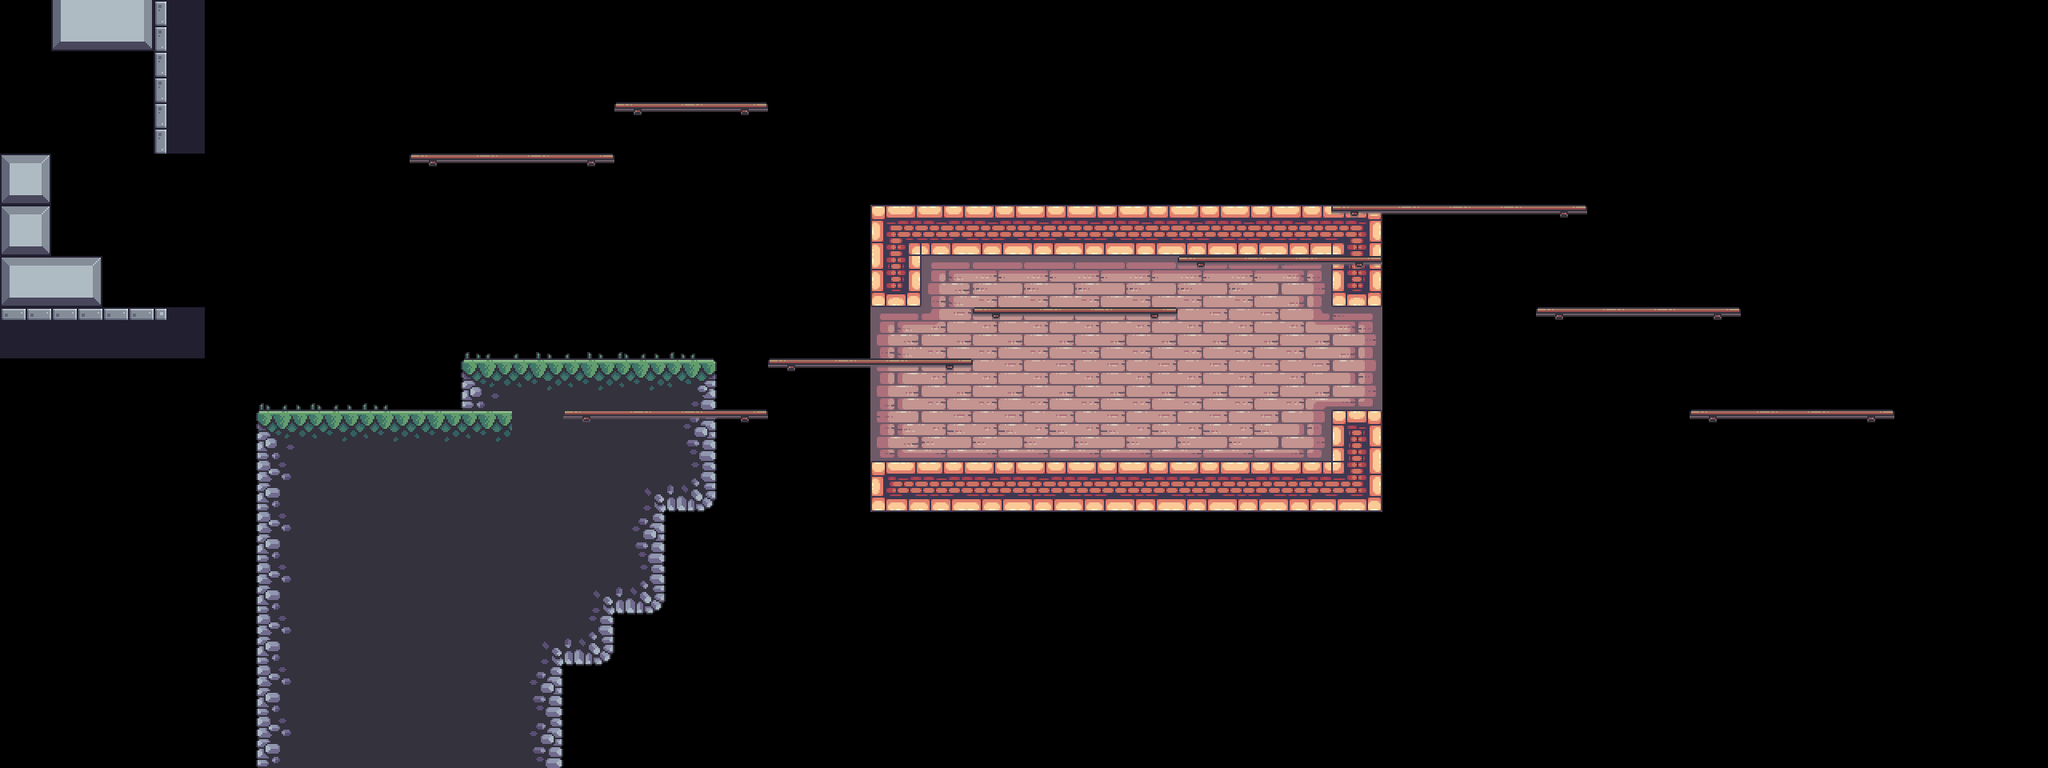

Rendered tile map (Tiled .tmx) drawn with the repository's tilesets; below, a short description and the map source with its tile grids summarised:
An orthogonal 40x15 tile map with 64x64 px tiles, 4 tile layers (BG, Terrain, Platforms, FG), 8 tilesets and 50 objects (9x static, 4x skull, 3x palm_small, 3x saw, 2x candle, ...).

<map version="1.10" tiledversion="1.10.1" orientation="orthogonal" renderorder="right-down" width="40" height="15" tilewidth="64" tileheight="64" infinite="0" nextlayerid="14" nextobjectid="81">
 <tileset firstgid="1" source="../tilesets/outside.tsx" />
 <tileset firstgid="49" source="../tilesets/items.tsx" />
 <tileset firstgid="54" source="../tilesets/inside.tsx" />
 <tileset firstgid="150" source="../tilesets/extra.tsx" />
 <tileset firstgid="216" source="../tilesets/objects.tsx" />
 <tileset firstgid="244" source="../tilesets/platforms.tsx" />
 <tileset firstgid="252" source="../tilesets/enemies.tsx" />
 <tileset firstgid="253" source="../tilesets/grass.tsx" />
 <layer id="9" name="BG" width="40" height="15">
  <data>[600 cells, 37 non-empty, 11 distinct tile ids]</data>
 </layer>
 <objectgroup id="12" name="BG details" class="window">
  <object id="49" name="candle" gid="231" x="1152.5" y="503" width="64" height="64" />
  <object id="50" name="candle" gid="231" x="1411" y="504.5" width="64" height="64" />
  <object id="51" name="window" gid="232" x="1560.5" y="424.5" width="64" height="64" />
  <object id="52" name="window" gid="232" x="1208.5" y="438.5" width="64" height="64" />
  <object id="53" name="big_chain" gid="233" x="1344" y="438" width="64" height="116" />
  <object id="54" name="small_chain" gid="234" x="1434.67" y="382.333" width="64" height="62" />
  <object id="55" name="static" gid="235" x="1381" y="574" width="14" height="34" />
  <object id="56" name="static" gid="236" x="1582.67" y="575" width="30" height="14" />
  <object id="57" name="static" gid="237" x="1309.67" y="575" width="14" height="28" />
  <object id="58" name="static" gid="238" x="1246.67" y="574.667" width="24" height="14" />
  <object id="59" name="static" gid="239" x="1452.67" y="573.333" width="42" height="44" />
  <object id="60" name="static" gid="240" x="1591" y="572.333" width="42" height="44" />
  <object id="61" name="static" gid="241" x="1498" y="502" width="52" height="178" />
  <object id="62" name="static" gid="242" x="1268.67" y="501.333" width="52" height="178" />
  <object id="63" name="static" gid="243" x="1094" y="575" width="82" height="98" />
 </objectgroup>
 <layer id="1" name="Terrain" width="40" height="15">
  <data>[600 cells, 94 non-empty, 23 distinct tile ids]</data>
 </layer>
 <layer id="5" name="Platforms" width="40" height="15">
  <data>[600 cells, 36 non-empty, 3 distinct tile ids]</data>
 </layer>
 <layer id="10" name="FG" width="40" height="15">
  <data>[600 cells, 8 non-empty, 3 distinct tile ids]</data>
 </layer>
 <objectgroup id="4" name="Objects">
  <object id="4" name="flag" gid="219" x="2240" y="384" width="68" height="186" />
  <object id="6" name="crate" gid="218" x="494.5" y="513.25" width="50" height="36" />
  <object id="7" name="crate" gid="218" x="525.5" y="477.25" width="50" height="36" />
  <object id="9" name="barrel" gid="216" x="530.5" y="513" width="46" height="50" />
  <object id="11" name="palm_large" gid="220" x="306.333" y="546" width="78" height="136" />
  <object id="12" name="palm_small" gid="222" x="1095.33" y="277.33" width="80" height="103" />
  <object id="13" name="palm_small" gid="222" x="1245.33" y="261.33" width="80" height="103" />
  <object id="14" name="palm_small" gid="222" x="1202" y="287.33" width="80" height="103" />
  <object id="15" name="player" gid="223" x="645.62" y="389.485" width="74" height="56" />
  <object id="27" name="palm_bg" gid="217" x="768" y="448" width="128" height="128" />
  <object id="43" name="palm_bg_left" gid="228" x="245" y="562" width="104" height="106" />
  <object id="44" name="palm_bg_right" gid="229" x="866" y="496" width="104" height="106" />
  <object id="65" name="saw" x="64" y="576" width="64" height="64">
   <properties>
    <property name="speed" type="int" value="0" />
   </properties>
  </object>
  <object id="69" name="floor_spike" gid="226" x="64" y="320" width="64" height="64">
   <properties>
    <property name="inverted" type="bool" value="false" />
   </properties>
  </object>
  <object id="71" name="floor_spike" gid="1073742050" x="64" y="128" width="64" height="64">
   <properties>
    <property name="inverted" type="bool" value="true" />
   </properties>
  </object>
 </objectgroup>
 <objectgroup id="13" name="Moving Objects">
  <object id="66" name="boat" x="1790.67" y="619.333" width="768" height="38">
   <properties>
    <property name="flip" type="bool" value="true" />
    <property name="platform" type="bool" value="true" />
    <property name="speed" type="int" value="60" />
   </properties>
  </object>
  <object id="67" name="saw" x="0" y="512" width="300" height="10">
   <properties>
    <property name="flip" type="bool" value="false" />
    <property name="platform" type="bool" value="false" />
    <property name="speed" type="int" value="60" />
   </properties>
  </object>
  <object id="68" name="saw" x="182" y="536" width="10" height="320">
   <properties>
    <property name="flip" type="bool" value="false" />
    <property name="platform" type="bool" value="false" />
    <property name="speed" type="int" value="100" />
   </properties>
  </object>
  <object id="73" name="spike" gid="227" x="384" y="256" width="54" height="54">
   <properties>
    <property name="end_angle" type="int" value="180" />
    <property name="platform" type="bool" value="false" />
    <property name="radius" type="int" value="100" />
    <property name="speed" type="int" value="50" />
    <property name="start_angle" type="int" value="0" />
   </properties>
  </object>
  <object id="74" name="helicopter" x="341" y="114" width="10" height="320">
   <properties>
    <property name="flip" type="bool" value="false" />
    <property name="platform" type="bool" value="true" />
    <property name="speed" type="int" value="100" />
   </properties>
  </object>
  <object id="75" name="helicopter" x="657" y="177" width="300" height="10">
   <properties>
    <property name="flip" type="bool" value="false" />
    <property name="platform" type="bool" value="true" />
    <property name="speed" type="int" value="60" />
   </properties>
  </object>
 </objectgroup>
 <objectgroup id="7" name="Items">
  <object id="22" name="diamond" gid="49" x="512" y="384" width="64" height="64" />
  <object id="23" name="gold" gid="50" x="1088" y="448" width="64" height="64" />
  <object id="24" name="potion" gid="51" x="512" y="320" width="64" height="64" />
  <object id="25" name="silver" gid="52" x="704" y="256" width="64" height="64" />
  <object id="26" name="skull" gid="53" x="576" y="256" width="64" height="64" />
  <object id="78" name="skull" gid="53" x="576" y="64" width="64" height="64" />
  <object id="79" name="skull" gid="53" x="832" y="128" width="64" height="64" />
  <object id="80" name="skull" gid="53" x="704" y="64" width="64" height="64" />
 </objectgroup>
 <objectgroup id="6" name="Enemies">
  <object id="36" name="shell" gid="224" x="192" y="384" width="76" height="46">
   <properties>
    <property name="reverse" type="bool" value="true" />
   </properties>
  </object>
  <object id="38" name="tooth" gid="225" x="1344" y="576" width="48" height="46" />
  <object id="39" name="shell" gid="224" x="576" y="448" width="76" height="46">
   <properties>
    <property name="reverse" type="bool" value="false" />
   </properties>
  </object>
  <object id="76" name="tooth" gid="225" x="1408" y="256" width="48" height="46" />
 </objectgroup>
 <objectgroup id="2" name="Water">
  <object id="2" name="water" x="0" y="640" width="2560" height="320" />
 </objectgroup>
 <objectgroup id="8" name="Data">
  <!-- 1 objects omitted --></objectgroup>
</map>
<!-- 1 of 50 objects omitted -->
